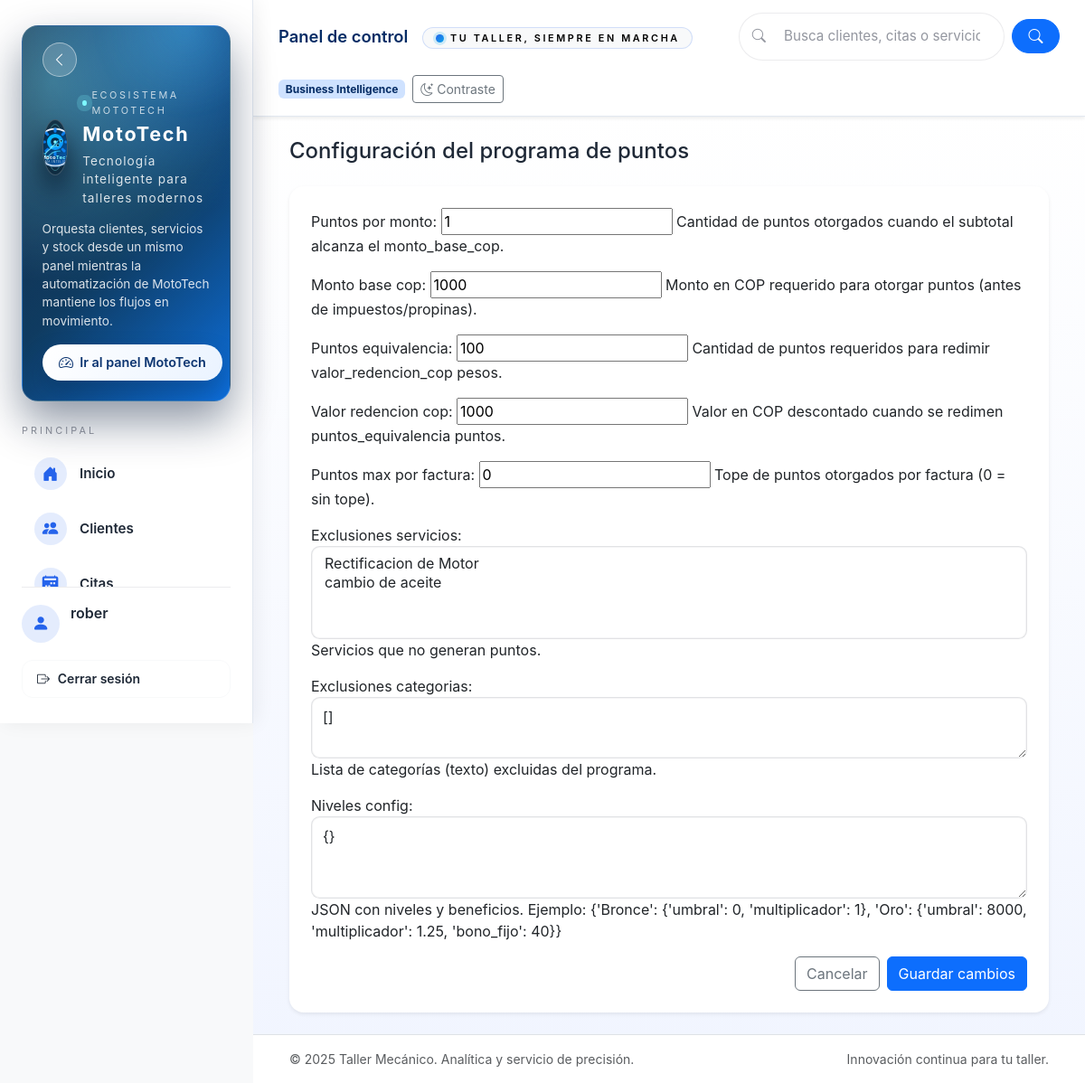
Page /fidelizacion/configuracion/ (signed in) on the committed database.
### fidelizacion/models.py (models this page shows, shortened)
class ConfigPuntos(models.Model):
    puntos_por_monto = models.PositiveIntegerField(
        default=1,
        help_text="Cantidad de puntos otorgados cuando el subtotal alcanza el monto_base_cop.",
    )
    monto_base_cop = models.PositiveIntegerField(
        default=1000,
        help_text="Monto en COP requerido para otorgar puntos (antes de impuestos/propinas).",
    )
    puntos_equivalencia = models.PositiveIntegerField(
        default=100,
        help_text="Cantidad de puntos requeridos para redimir valor_redencion_cop pesos.",
    )
    valor_redencion_cop = models.PositiveIntegerField(
        default=1000,
        help_text="Valor en COP descontado cuando se redimen puntos_equivalencia puntos.",
    )
    puntos_max_por_factura = models.PositiveIntegerField(
        default=0,
        help_text="Tope de puntos otorgados por factura (0 = sin tope).",
    )
    exclusiones_servicios = models.ManyToManyField(
        "servicios.Servicio",
        blank=True,
        related_name="excluido_fidelizacion",
        help_text="Servicios que no generan puntos.",
    )
    exclusiones_categorias = models.JSONField(
        default=list,
        blank=True,
        help_text="Lista de categorías (texto) excluidas del programa.",
    )
    niveles_config = models.JSONField(
        default=dict,
        blank=True,
        help_text="Configuración opcional de niveles {'Bronce': 0, 'Plata': 5000, ...}.",
    )
    actualizado = models.DateTimeField(auto_now=True)
    class Meta:
        verbose_name = "configuración de puntos"
        verbose_name_plural = "configuraciones de puntos"
    @classmethod
    def load(cls) -> "ConfigPuntos":
        obj, _ = cls.objects.get_or_create(pk=1)
        return obj

### fidelizacion/views.py (the view)
# urls.py: path('configuracion/', views.configuracion, name='configuracion'),
@login_required
@user_passes_test(ADMIN_CHECK)
def configuracion(request):
    config = ConfigPuntos.load()
    if request.method == 'POST':
        form = ConfigPuntosForm(request.POST, instance=config)
        if form.is_valid():
            form.save()
            messages.success(request, 'Configuración actualizada.')
            return redirect('fidelizacion:configuracion')
    else:
        form = ConfigPuntosForm(instance=config)
    return render(request, 'fidelizacion/configuracion.html', {'form': form})

### servicios/models.py (called while the page is built)
    def __str__(self) -> str:
        return self.nombre

### fidelizacion/templates/fidelizacion/configuracion.html (shortened to what this page needs)
{% extends 'base.html' %}
{% block content %}
<h1 class="h4 mb-4">Configuración del programa de puntos</h1>
<form method="post" class="card border-0 shadow-sm p-4">
  {{ form.as_p }}
  <div class="d-flex justify-content-end gap-2">
    <a class="btn btn-outline-secondary" href="{% url 'dashboard:overview' %}">Cancelar</a>
    <button class="btn btn-primary" type="submit">Guardar cambios</button>
  </div>
</form>
{% endblock %}

### templates/base.html (shortened to what this page needs)
{% load static %}
<!doctype html>
<html lang="es" data-bs-theme="light">
<head>
  <link href="https://cdn.jsdelivr.net/npm/bootstrap@5.3.3/dist/css/bootstrap.min.css" rel="stylesheet">
  <link href="https://cdn.jsdelivr.net/npm/bootstrap-icons@1.11.3/font/bootstrap-icons.css" rel="stylesheet">
  <link rel="stylesheet" href="https://cdn.datatables.net/1.13.8/css/dataTables.bootstrap5.min.css">
  <link rel="stylesheet" href="{% static 'css/dashboard.css' %}?v=20241017">
</head>
<body class="app-body bg-body-tertiary">
<div class="app-shell d-flex min-vh-100">
  <aside class="app-sidebar" data-app-sidebar>
    <div class="sidebar-inner d-flex flex-column h-100">
      <div class="sidebar-hero">
        <div class="hero-row">
          <div class="hero-brand d-flex align-items-center gap-3">
            <div class="hero-logo d-inline-flex align-items-center justify-content-center rounded-circle">
              <img src="{% static 'img/logo.svg' %}" alt="Logo MotoTech" class="hero-logo-img" width="48" height="48" loading="lazy">
            </div>
            <div class="hero-copy">
              <span class="hero-pill">Ecosistema MotoTech</span>
              <span class="hero-title fw-bold">MotoTech</span>
              <small class="hero-slogan">Tecnolog&iacute;a inteligente para talleres modernos</small>
            </div>
          </div>
          <button type="button" class="hero-toggle btn btn-outline-light rounded-circle d-none d-lg-inline-flex" data-sidebar-toggle="desktop" aria-label="Contraer men&uacute;">
          </button>
        </div>
        <p class="hero-description">Orquesta clientes, servicios y stock desde un mismo panel mientras la automatizaci&oacute;n de MotoTech mantiene los flujos en movimiento.</p>
        <a class="hero-cta" href="{% url 'dashboard:overview' %}"><i class="bi bi-speedometer2" aria-hidden="true"></i><span>Ir al panel MotoTech</span></a>
      </div>
      <div class="sidebar-scroll flex-grow-1 mt-4">
        {% with current_ns=request.resolver_match.namespace %}
        <div class="sidebar-section">
          <p class="sidebar-section__title link-text">Principal</p>
          <nav class="sidebar-nav">
            <a class="sidebar-link{% if current_ns == 'dashboard' %} active{% endif %}" href="{% url 'dashboard:overview' %}" data-bs-toggle="tooltip" data-bs-placement="right" title="Inicio">
              <i class="bi bi-house-door-fill"></i><span class="link-text">Inicio</span>
            </a>
            <a class="sidebar-link{% if current_ns == 'clientes' %} active{% endif %}" href="{% url 'clientes:list' %}" data-bs-toggle="tooltip" data-bs-placement="right" title="Clientes">
              <i class="bi bi-people-fill"></i><span class="link-text">Clientes</span>
            </a>
            <a class="sidebar-link{% if current_ns == 'citas' %} active{% endif %}" href="{% url 'citas:list' %}" data-bs-toggle="tooltip" data-bs-placement="right" title="Citas">
              <i class="bi bi-calendar2-week-fill"></i><span class="link-text">Citas</span>
            </a>
          </nav>
        </div>
        {% endwith %}
      </div>
      <div class="sidebar-footer mt-auto pt-3">
        {% if user.is_authenticated %}
          <div class="sidebar-user mb-3">
            <div class="user-avatar d-inline-flex align-items-center justify-content-center rounded-circle">
              <i class="bi bi-person-fill"></i>
            </div>
            <div>
              <span class="d-block fw-semibold link-text">{{ user.get_full_name|default:user.username }}</span>
              <small class="text-white-50 link-text">Sesi&oacute;n activa</small>
            </div>
          </div>
          <a class="btn btn-outline-light w-100 btn-sm sidebar-action" href="{% url 'logout' %}" data-bs-toggle="tooltip" data-bs-placement="right" title="Cerrar sesi&oacute;n">
            <i class="bi bi-box-arrow-right"></i> <span class="link-text">Cerrar sesi&oacute;n</span>
          </a>
        {% else %}
          <a class="btn btn-light w-100 btn-sm sidebar-action" href="{% url 'login' %}" data-bs-toggle="tooltip" data-bs-placement="right" title="Iniciar sesi&oacute;n">
            <i class="bi bi-box-arrow-in-right"></i> <span class="link-text">Iniciar sesi&oacute;n</span>
          </a>
        {% endif %}
      </div>
    </div>
  </aside>
  <div class="app-main flex-grow-1 d-flex flex-column">
    <header class="app-topbar shadow-sm">
      <div class="topbar-left d-flex align-items-center gap-3 flex-wrap flex-lg-nowrap">
        <h1 class="page-title h5 mb-0 fw-semibold text-primary-emphasis">{% block page_title %}Panel de control{% endblock %}</h1>
        <span class="topbar-slogan badge text-bg-light text-uppercase fw-semibold"><span class="slogan-text">Tu taller, siempre en marcha</span></span>
      </div>
      <form class="header-search d-none d-lg-flex align-items-center gap-2" action="{% url 'dashboard:overview' %}" method="get">
        <div class="search-field d-flex align-items-center flex-grow-1">
          <i class="bi bi-search"></i>
          <input type="text" class="form-control" placeholder="Busca clientes, citas o servicios..." name="q" value="{{ request.GET.q }}">
        </div>
        <button class="btn btn-primary" type="submit"><i class="bi bi-search"></i></button>
      </form>
      <div class="topbar-right d-flex align-items-center gap-2 flex-wrap justify-content-end">
        {% block topbar_meta %}
          <span class="badge bg-primary-subtle text-primary-emphasis d-none d-md-inline">Business Intelligence</span>
        {% endblock %}
        <button id="toggleSectionContrast" type="button" class="btn btn-outline-secondary btn-sm ms-auto ms-md-0">
        </button>
      </div>
    </header>
    <main class="app-content flex-grow-1 py-4" data-app-main>
      <div class="container-fluid">
        {% block content %}{% endblock %}
      </div>
    </main>
    <footer class="app-footer border-top py-3">
      <div class="container-fluid d-flex flex-wrap justify-content-between align-items-center gap-2 small text-muted">
        <span>&copy; {% now "Y" %} Taller Mec&aacute;nico. Anal&iacute;tica y servicio de precisi&oacute;n.</span>
        <span>Innovaci&oacute;n continua para tu taller.</span>
      </div>
    </footer>
  </div>
</div>
<div class="toast-container position-fixed top-0 end-0 p-3" id="appToastContainer" aria-live="polite" aria-atomic="true"></div>
</body>
</html>

### rows in the picture
ConfigPuntos: puntos_por_monto "1", monto_base_cop "1000", puntos_equivalencia "100", valor_redencion_cop "1000", puntos_max_por_factura "0", exclusiones_categorias "[]", niveles_config "{}"

### other values in the picture
{{ user.get_full_name|default:user.username }} "rober"
